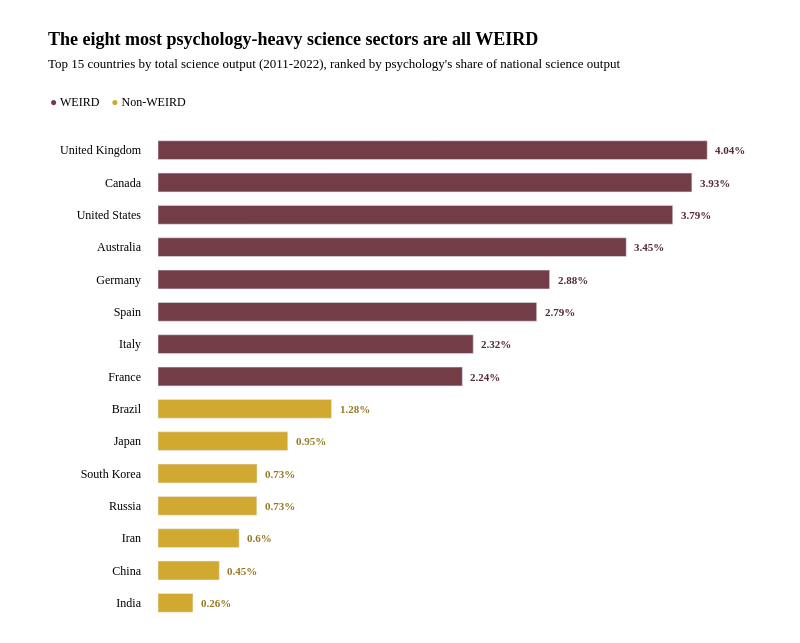

This figure's notebook cell:
### Markdown cell above
### Ranked by share

Ranking the 15 largest science producers by psychology's share of national output separates them cleanly on WEIRD status.

### Code cell
top_by_share = (country_summary_11_22
                .dropna(subset=['SE_articles_total', 'psych_share'])
                .nlargest(15, 'SE_articles_total')
                .sort_values('psych_share')
                .copy())

WEIRD_COLOR, NONWEIRD_COLOR = LEAD, ALT  # The shared pair from Figure guidelines

color_for = {c: (WEIRD_COLOR if c in WEIRD else NONWEIRD_COLOR) for c in top_by_share['Country']}
colors = [color_for[c] for c in top_by_share['Country']]

rank_fig = go.Figure()

rank_fig.add_trace(go.Bar(
    x=(top_by_share['psych_share'] * 100).round(3).tolist(),
    y=top_by_share['Country'].tolist(),
    orientation='h',
    marker=dict(color=colors),
    showlegend=False,
    hoverinfo="skip",
))

for country, share in zip(top_by_share['Country'], top_by_share['psych_share']):
    rank_fig.add_annotation(
        x=share * 100, y=country, xanchor="left", xshift=6, showarrow=False,
        text=f"<b>{share:.2%}</b>".replace('0%', '%').replace('.0%', '%'),
        font=dict(family=SANS, size=11, color=darken(color_for[country])))

rank_fig.update_xaxes(
    showgrid=False, showticklabels=False, zeroline=False,
    range=[0, top_by_share['psych_share'].max() * 100 * 1.005],
    domain=[0, 1]
    )

rank_fig.update_yaxes(
    showgrid=False, zeroline=False, showspikes=False, ticklabelstandoff=16,
    automargin=False, tickfont=dict(family=SANS, size=12))

rank_fig.update_layout(
    autosize=True, paper_bgcolor=BG, plot_bgcolor=BG, bargap=0.42,
    font=dict(family=SANS, size=12, color="black"),
    # l measured for longest label "United Kingdom"; b is small because the
    # x-axis is hidden, so no tick labels or axis title need room below
    hoverlabel=HOVER, margin=dict(t=20, b=20, l=109, r=51))

titled(rank_fig,
       "The eight most psychology-heavy science sectors are all WEIRD",
       "Top 15 countries by total science output (2011-2022), ranked by psychology's share of national science output",
       legend=[("WEIRD", WEIRD_COLOR), ("Non-WEIRD", NONWEIRD_COLOR)],
       png="psych_share_ranked.png", height=643, margin=dict(t=134, b=24, l=158, r=90), title_top=45)

### Figure 1 — Plotly figure (JSON) as saved in the notebook; plotly's stock layout.template omitted (floating-point values rounded to 4 significant figures)
{"data": [{"hoverinfo": "skip", "marker": {"color": ["#D1A830", "#D1A830", "#D1A830", "#D1A830", "#D1A830", "#D1A830", "#D1A830", "#733D47", "#733D47", "#733D47", "#733D47", "#733D47", "#733D47", "#733D47", "#733D47"]}, "orientation": "h", "showlegend": false, "type": "bar", "x": [0.257, 0.451, 0.597, 0.727, 0.729, 0.955, 1.277, 2.24, 2.32, 2.787, 2.882, 3.446, 3.788, 3.929, 4.042], "y": ["India", "China", "Iran", "Russia", "South Korea", "Japan", "Brazil", "France", "Italy", "Spain", "Germany", "Australia", "United States", "Canada", "United Kingdom"]}], "layout": {"annotations": [{"font": {"color": "#967822", "family": "Libre Franklin", "size": 11}, "showarrow": false, "text": "<b>0.26%</b>", "x": 0.2569, "xanchor": "left", "xshift": 6, "y": "India"}, {"font": {"color": "#967822", "family": "Libre Franklin", "size": 11}, "showarrow": false, "text": "<b>0.45%</b>", "x": 0.4506, "xanchor": "left", "xshift": 6, "y": "China"}, {"font": {"color": "#967822", "family": "Libre Franklin", "size": 11}, "showarrow": false, "text": "<b>0.6%</b>", "x": 0.5968, "xanchor": "left", "xshift": 6, "y": "Iran"}, {"font": {"color": "#967822", "family": "Libre Franklin", "size": 11}, "showarrow": false, "text": "<b>0.73%</b>", "x": 0.7267, "xanchor": "left", "xshift": 6, "y": "Russia"}, {"font": {"color": "#967822", "family": "Libre Franklin", "size": 11}, "showarrow": false, "text": "<b>0.73%</b>", "x": 0.7292, "xanchor": "left", "xshift": 6, "y": "South Korea"}, {"font": {"color": "#967822", "family": "Libre Franklin", "size": 11}, "showarrow": false, "text": "<b>0.95%</b>", "x": 0.955, "xanchor": "left", "xshift": 6, "y": "Japan"}, {"font": {"color": "#967822", "family": "Libre Franklin", "size": 11}, "showarrow": false, "text": "<b>1.28%</b>", "x": 1.277, "xanchor": "left", "xshift": 6, "y": "Brazil"}, {"font": {"color": "#522b33", "family": "Libre Franklin", "size": 11}, "showarrow": false, "text": "<b>2.24%</b>", "x": 2.24, "xanchor": "left", "xshift": 6, "y": "France"}, {"font": {"color": "#522b33", "family": "Libre Franklin", "size": 11}, "showarrow": false, "text": "<b>2.32%</b>", "x": 2.32, "xanchor": "left", "xshift": 6, "y": "Italy"}, {"font": {"color": "#522b33", "family": "Libre Franklin", "size": 11}, "showarrow": false, "text": "<b>2.79%</b>", "x": 2.787, "xanchor": "left", "xshift": 6, "y": "Spain"}, {"font": {"color": "#522b33", "family": "Libre Franklin", "size": 11}, "showarrow": false, "text": "<b>2.88%</b>", "x": 2.882, "xanchor": "left", "xshift": 6, "y": "Germany"}, {"font": {"color": "#522b33", "family": "Libre Franklin", "size": 11}, "showarrow": false, "text": "<b>3.45%</b>", "x": 3.446, "xanchor": "left", "xshift": 6, "y": "Australia"}, {"font": {"color": "#522b33", "family": "Libre Franklin", "size": 11}, "showarrow": false, "text": "<b>3.79%</b>", "x": 3.788, "xanchor": "left", "xshift": 6, "y": "United States"}, {"font": {"color": "#522b33", "family": "Libre Franklin", "size": 11}, "showarrow": false, "text": "<b>3.93%</b>", "x": 3.929, "xanchor": "left", "xshift": 6, "y": "Canada"}, {"font": {"color": "#522b33", "family": "Libre Franklin", "size": 11}, "showarrow": false, "text": "<b>4.04%</b>", "x": 4.042, "xanchor": "left", "xshift": 6, "y": "United Kingdom"}, {"font": {"color": "black", "family": "Libre Franklin", "size": 12}, "showarrow": false, "text": "<span style='color:#733D47'>●</span> WEIRD&nbsp;&nbsp;&nbsp;&nbsp;<span style='color:#D1A830'>●</span> Non-WEIRD", "x": -0.1993, "xanchor": "left", "xref": "paper", "y": 1.085, "yref": "paper"}], "autosize": false, "bargap": 0.42, "font": {"color": "black", "family": "Libre Franklin", "size": 12}, "height": 643, "hoverlabel": {"bgcolor": "white", "bordercolor": "rgba(0, 0, 0, 0.1)", "font": {"color": "black", "family": "Libre Franklin", "size": 12}}, "margin": {"b": 24, "l": 158, "r": 90, "t": 134}, "paper_bgcolor": "white", "plot_bgcolor": "white", "title": {"font": {"color": "black", "family": "Libre Franklin", "size": 18}, "text": "<b>The eight most psychology-heavy science sectors are all WEIRD</b><br><span style='font-family:Libre Baskerville;font-size:13px'>Top 15 countries by total science output (2011-2022), ranked by psychology's share of national science output</span>", "x": 0.06, "xanchor": "left", "xref": "container", "y": 0.93, "yanchor": "top"}, "width": 800, "xaxis": {"domain": [0, 1], "range": [0, 4.062], "showgrid": false, "showticklabels": false, "zeroline": false}, "yaxis": {"automargin": false, "showgrid": false, "showspikes": false, "tickfont": {"family": "Libre Franklin", "size": 12}, "ticklabelstandoff": 16, "zeroline": false}}}
